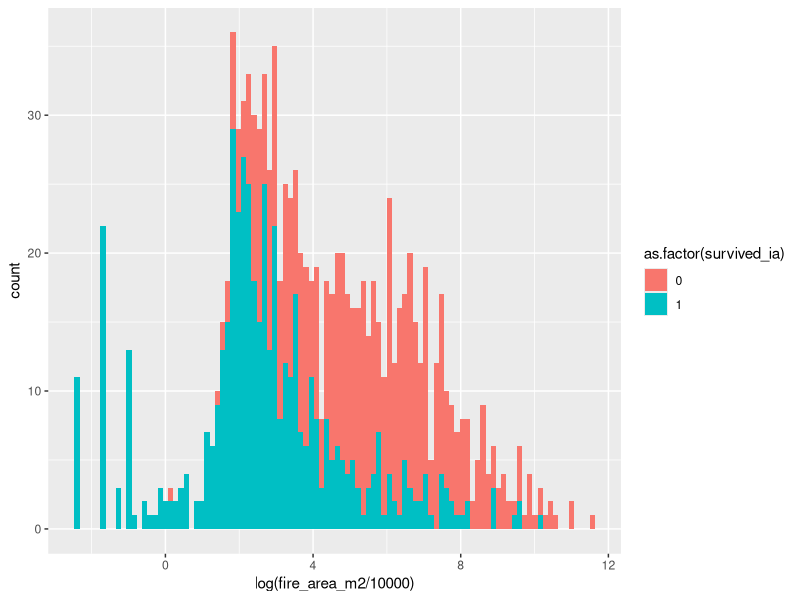

This figure's R source:
# Purpose: model the combined effects of suppression, regional climate, elevation, vegetation, fire size, stand replacing decay coefficient

# Load libraries
library(tidyverse)
library(randomForest)
library(sf)

# Read metadata file
md <- read_csv("data/data_raw/wildfire-severity_sierra-nevada-ca-usa_ypmc_1984-2017_fire-metadata.csv")
fires_by_severity <- read_csv("data/data_output/polygonized-fires-by-severity-classes.csv")

sev_cat_prop <-
  fires_by_severity %>% 
  dplyr::select(fire_id, sev_cat, sev_cat_prop) %>% 
  tidyr::spread(key = sev_cat, value = sev_cat_prop, fill = 0) %>% 
  dplyr::rename(prop_unchanged = `0`,
                prop_low = `1`,
                prop_mod = `2`,
                prop_high = `3`)

fires <- 
  read_csv("data/data_output/polygonized-fires-by-fire.csv") %>% 
  dplyr::left_join(md, by = "fire_id") %>% 
  dplyr::left_join(sev_cat_prop, by = "fire_id") %>% 
  dplyr::filter(!is.na(objective)) %>% 
  dplyr::mutate(objective = ifelse(objective == 1, yes = "suppression", no = "wfu"))

sdc <- 
  read_csv("data/data_output/high-severity-fires-with-sdc.csv") %>% 
  dplyr::select(fire_id, sdc, burn_duration)

fires_sdc <-
  fires %>% 
  left_join(sdc, by = "fire_id")


# Successful initial attack versus failed initial attack based
# on burn duration

ia <-
  fires_sdc %>% 
  dplyr::filter(is.na(burn_duration) | (burn_duration > 0 & burn_duration < 365)) %>% 
  # dplyr::mutate(survived_ia = ifelse(burn_duration > 7, yes = 1, no = 0)) %>% 
  dplyr::mutate(survived_ia = ifelse(is.na(burn_duration), yes = 1, no = 0))

ia %>% 
  group_by(survived_ia) %>% 
  tally()

fm1 <- glm(survived_ia ~ scale(log(fire_area_m2 / 10000, base = 10)) + 
             scale(prefire_ndvi) + 
             scale(nbhd_sd_ndvi_1) + 
             scale(prefire_fm100) + 
             scale(elevation) +
             scale(sdc), 
           data = ia, 
           family = binomial())

summary(fm1)

ggplot(ia, aes(x = log(fire_area_m2 / 10000), fill = as.factor(survived_ia))) +
  geom_histogram(bins = 100)
